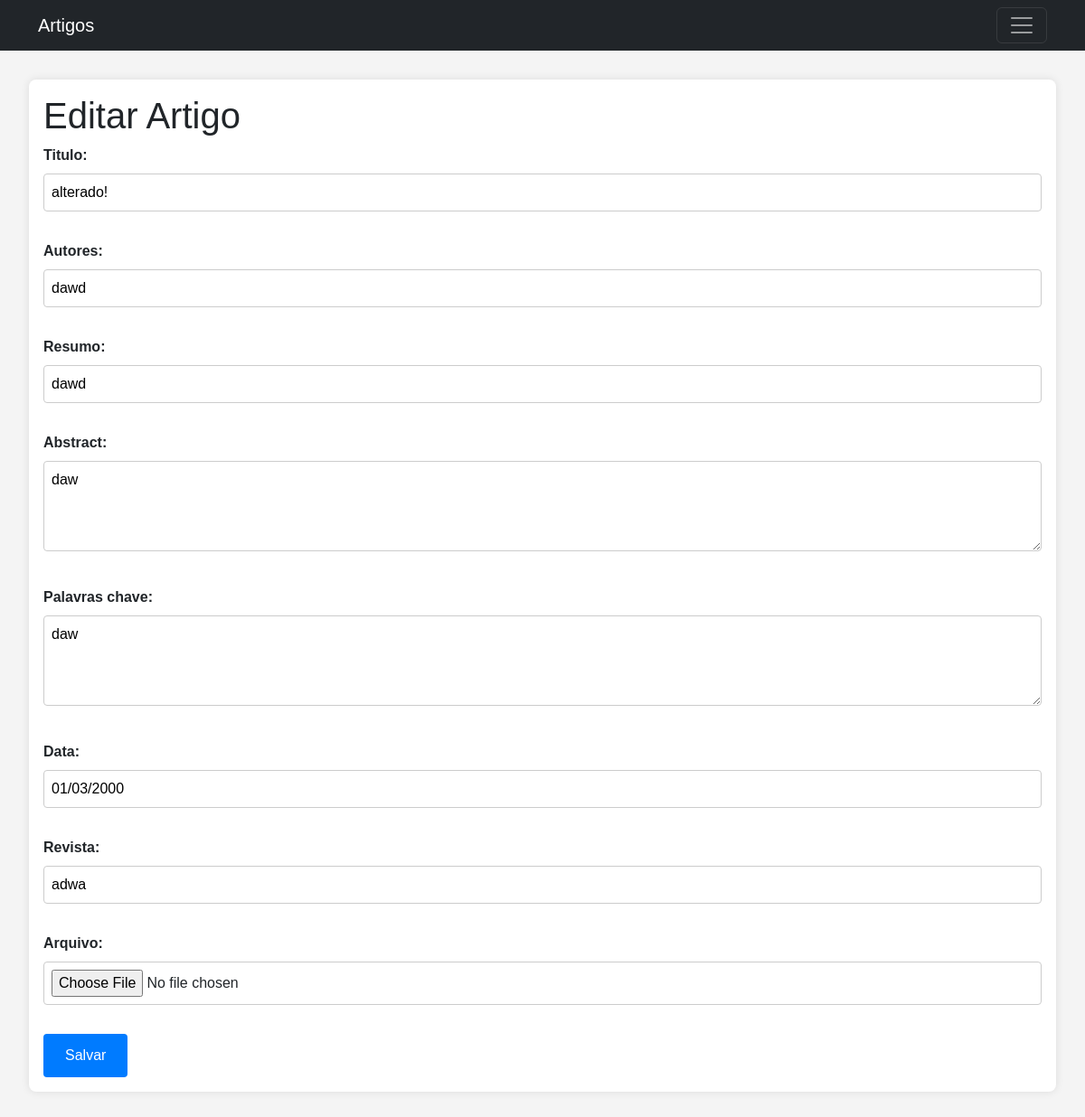
The app's page /artigo/artigos/24/editar/ with its own data.
### artigo/models.py (models this page shows, shortened)
class Artigo(models.Model):
    titulo = models.CharField(max_length=255)
    autores = models.CharField(max_length=255)
    resumo = models.CharField(max_length=255)
    abstract = models.TextField()
    palavras_chave = models.TextField()
    data = models.DateField(blank=True, null=True)
    revista = models.CharField(max_length=255)
    arquivo = models.FileField(upload_to='arquivos/', null=True, blank=True)
    ultima_modificacao = models.DateTimeField(auto_now=True)

### artigo/views.py (the view)
# urls.py: path('artigos/<int:artigo_id>/editar/', views.editar, name='editar'),
def editar(request, artigo_id):
    artigo = get_object_or_404(Artigo, pk=artigo_id)
    if request.method == 'POST':
        form = ArtigoForm(request.POST, instance=artigo)
        if form.is_valid():
            form.save()
            return redirect('detalhes_artigo', artigo_id=artigo_id)  # ou outra página de sucesso
    else:
        form = ArtigoForm(instance=artigo)
    return render(request, 'editar.html', {'form': form, 'artigo': artigo})

### artigo/forms.py
class ArtigoForm(forms.ModelForm):
    class Meta:
        model = Artigo
        fields = "__all__"

### artigo/templates/editar.html (shortened to what this page needs)
{% extends 'menu.html'%}
{%block content%}
<main>
    <section id="editar">
        <h1>Editar Artigo</h1>
        <form method="post">
            {{ form.as_p }}
            <button type="submit">Salvar</button>
        </form>
    </section>
</main>
{% endblock %}

### artigo/templates/editar.html (style rules this page uses)
body { font-family: Arial, sans-serif; background-color: #f4f4f4; margin: 0; padding: 0; }
main { padding: 2rem; }
section { background-color: #fff; border-radius: 8px; box-shadow: 0 0 10px rgba(0, 0, 0, 0.1); margin-bottom: 2rem; padding: 1rem; }
h1, h2 { margin-top: 0; }
label { display: block; margin-bottom: 0.5rem; font-weight: bold; }
input[type="text"], input[type="number"], textarea, input[type="file"] { width: 100%; padding: 0.5rem; margin-bottom: 1rem; border: 1px solid #ccc; border-radius: 4px; }
textarea { height: 100px; }
button { background-color: #007bff; color: #fff; border: none; padding: 0.75rem 1.5rem; border-radius: 4px; cursor: pointer; }

### records on screen
Artigo: titulo "alterado!", autores "dawd", resumo "dawd", abstract "daw", palavras_chave "daw", data "01/03/2000", revista "adwa"
